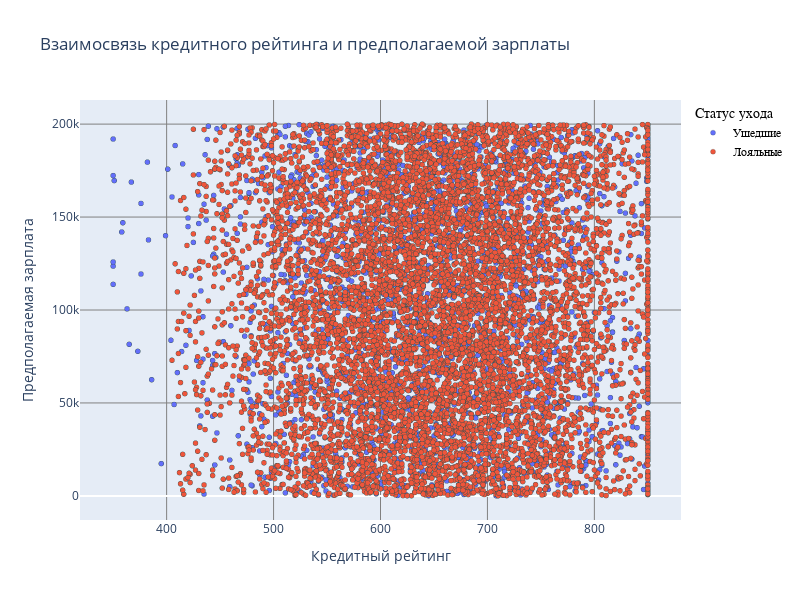

Notebook cell for this chart:
### Markdown cell above
### Задание № 9.5. Постройте график, который показывает взаимосвязь кредитного рейтинга клиента и его предполагаемой зарплаты. Добавьте расцветку по признаку оттока клиентов. Какова взаимосвязь между признаками? Если не видите явной взаимосвязи, укажите это.

### Code cell
# Цвет точек зависит от значения в столбце 'Exited'
fig = px.scatter(churn_table, x='CreditScore', y='EstimatedSalary', color='Exited',
                 title='Взаимосвязь кредитного рейтинга и предполагаемой зарплаты',
                 labels={'CreditScore': 'Кредитный рейтинг', 'EstimatedSalary': 'Предполагаемая зарплата'},
                 height=600, width=800) # Указание размеров окна графика

# Обновление макета графика, добавление заголовка к легенде и настройка её положения
fig.update_layout(legend_title_text='Статус ухода', 
                  legend=dict(
                      x=1.02, # Положение легенды по оси X (вне графика)
                      y=1,    # Положение легенды по оси Y (вверху)
                      traceorder="normal", # Порядок следования элементов в легенде
                      font=dict(
                          family="sans-serif", # Шрифт текста в легенде
                          size=12,            # Размер шрифта текста в легенде
                          color="black"       # Цвет шрифта текста в легенде
                      ),
                    ))

# Обновление свойств точек на графике, установка размера и цвета обводки
fig.update_traces(marker=dict(size=5, # Размер точек
                              line=dict(width=0.25, # Толщина обводки точек
                                        color='DarkSlateGrey'))) # Цвет обводки

# Обновление названий трассировок (групп точек) в зависимости от значения 'Exited'
# fig.for_each_trace() — это метод, который применяет функцию к каждой трассировке на графике.
# lambda trace: ... — это лямбда-функция, которая выполняется для каждой трассировки.
# trace.update(name=...) — обновляет свойство name трассировки, которое отображается в легенде графика.
# 'Ушедшие' if trace.name == '1' else 'Лояльные' — это условное выражение, которое устанавливает имя трассировки в ‘Ушедшие’, если значение trace.name равно ‘1’, и в ‘Лояльные’ в противном случае.
fig.for_each_trace(
    lambda trace: trace.update(name='Ушедшие' if trace.name == '1' else 'Лояльные')
)

# Добавление сетки на оси X и Y, настройка её вида
fig.update_xaxes(showgrid=True, gridwidth=1, gridcolor='Gray') # Сетка для оси X
fig.update_yaxes(showgrid=True, gridwidth=1, gridcolor='Gray') # Сетка для оси Y

# Отображение графика в интерактивном окне
fig.show()

### Figure 1 — Plotly figure (JSON) as saved in the notebook; plotly's stock layout.template omitted (floating-point values rounded to 4 significant figures; data arrays with more than 128 entries replaced by an {"elided": "..."} marker saying what was removed)
{"data": [{"hovertemplate": "Exited=1<br>Кредитный рейтинг=%{x}<br>Предполагаемая зарплата=%{y}<extra></extra>", "legendgroup": "1", "marker": {"color": "#636efa", "line": {"color": "DarkSlateGrey", "width": 0.25}, "size": 5, "symbol": "circle"}, "mode": "markers", "name": "Ушедшие", "showlegend": true, "type": "scattergl", "x": {"elided": "2037 int values"}, "xaxis": "x", "y": {"elided": "2037 float values"}, "yaxis": "y"}, {"hovertemplate": "Exited=0<br>Кредитный рейтинг=%{x}<br>Предполагаемая зарплата=%{y}<extra></extra>", "legendgroup": "0", "marker": {"color": "#EF553B", "line": {"color": "DarkSlateGrey", "width": 0.25}, "size": 5, "symbol": "circle"}, "mode": "markers", "name": "Лояльные", "showlegend": true, "type": "scattergl", "x": {"elided": "7963 int values"}, "xaxis": "x", "y": {"elided": "7963 float values"}, "yaxis": "y"}], "layout": {"height": 600, "legend": {"font": {"color": "black", "family": "sans-serif", "size": 12}, "title": {"text": "Статус ухода"}, "tracegroupgap": 0, "traceorder": "normal", "x": 1.02, "y": 1}, "title": {"text": "Взаимосвязь кредитного рейтинга и предполагаемой зарплаты"}, "width": 800, "xaxis": {"anchor": "y", "domain": [0, 1], "gridcolor": "Gray", "gridwidth": 1, "showgrid": true, "title": {"text": "Кредитный рейтинг"}}, "yaxis": {"anchor": "x", "domain": [0, 1], "gridcolor": "Gray", "gridwidth": 1, "showgrid": true, "title": {"text": "Предполагаемая зарплата"}}}}
